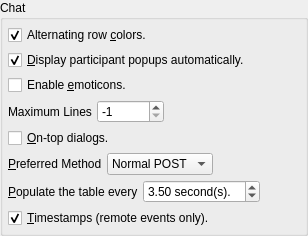
            <widget class="QGroupBox" name="groupBox_2">
             <property name="title">
              <string>Chat</string>
             </property>
             <layout class="QVBoxLayout" name="verticalLayout_4">
              <property name="spacing">
               <number>5</number>
              </property>
              <property name="leftMargin">
               <number>5</number>
              </property>
              <property name="topMargin">
               <number>5</number>
              </property>
              <property name="rightMargin">
               <number>5</number>
              </property>
              <property name="bottomMargin">
               <number>5</number>
              </property>
              <item>
               <widget class="QCheckBox" name="chatAlternatingRowColors">
                <property name="text">
                 <string>Alternating row &amp;colors.</string>
                </property>
                <property name="checked">
                 <bool>true</bool>
                </property>
               </widget>
              </item>
              <item>
               <widget class="QCheckBox" name="displayPopups">
                <property name="text">
                 <string>&amp;Display participant popups automatically.</string>
                </property>
                <property name="checked">
                 <bool>true</bool>
                </property>
               </widget>
              </item>
              <item>
               <widget class="QCheckBox" name="enableChatEmoticons">
                <property name="text">
                 <string>Enable &amp;emoticons.</string>
                </property>
               </widget>
              </item>
              <item>
               <layout class="QHBoxLayout" name="horizontalLayout_18">
                <item>
                 <widget class="QLabel" name="label_31">
                  <property name="text">
                   <string>Maximum Lines</string>
                  </property>
                 </widget>
                </item>
                <item>
                 <widget class="QSpinBox" name="chat_maximum_lines">
                  <property name="minimum">
                   <number>-1</number>
                  </property>
                  <property name="maximum">
                   <number>999999999</number>
                  </property>
                  <property name="value">
                   <number>-1</number>
                  </property>
                 </widget>
                </item>
                <item>
                 <spacer name="horizontalSpacer_9">
                  <property name="orientation">
                   <enum>Qt::Horizontal</enum>
                  </property>
                  <property name="sizeHint" stdset="0">
                   <size>
                    <width>40</width>
                    <height>20</height>
                   </size>
                  </property>
                 </spacer>
                </item>
               </layout>
              </item>
              <item>
               <widget class="QCheckBox" name="ontopChatDialogs">
                <property name="toolTip">
                 <string>Please close open windows after modifying this setting.</string>
                </property>
                <property name="text">
                 <string>&amp;On-top dialogs.</string>
                </property>
               </widget>
              </item>
              <item>
               <layout class="QHBoxLayout" name="horizontalLayout_5">
                <property name="spacing">
                 <number>5</number>
                </property>
                <item>
                 <widget class="QLabel" name="label_9">
                  <property name="text">
                   <string>&amp;Preferred Method</string>
                  </property>
                  <property name="buddy">
                   <cstring>chatSendMethod</cstring>
                  </property>
                 </widget>
                </item>
                <item>
                 <widget class="QComboBox" name="chatSendMethod">
                  <property name="sizePolicy">
                   <sizepolicy hsizetype="Preferred" vsizetype="Fixed">
                    <horstretch>0</horstretch>
                    <verstretch>0</verstretch>
                   </sizepolicy>
                  </property>
                  <property name="sizeAdjustPolicy">
                   <enum>QComboBox::AdjustToContents</enum>
                  </property>
                  <item>
                   <property name="text">
                    <string>Normal POST</string>
                   </property>
                  </item>
                  <item>
                   <property name="text">
                    <string>Artificial GET</string>
                   </property>
                  </item>
                 </widget>
                </item>
                <item>
                 <spacer name="horizontalSpacer_5">
                  <property name="orientation">
                   <enum>Qt::Horizontal</enum>
                  </property>
                  <property name="sizeHint" stdset="0">
                   <size>
                    <width>40</width>
                    <height>20</height>
                   </size>
                  </property>
                 </spacer>
                </item>
               </layout>
              </item>
              <item>
               <layout class="QHBoxLayout" name="horizontalLayout_98">
                <property name="spacing">
                 <number>5</number>
                </property>
                <item>
                 <widget class="QLabel" name="label_121">
                  <property name="text">
                   <string>&amp;Populate the table every</string>
                  </property>
                  <property name="buddy">
                   <cstring>chatUpdateInterval</cstring>
                  </property>
                 </widget>
                </item>
                <item>
                 <widget class="QDoubleSpinBox" name="chatUpdateInterval">
                  <property name="suffix">
                   <string> second(s).</string>
                  </property>
                  <property name="minimum">
                   <double>0.500000000000000</double>
                  </property>
                  <property name="maximum">
                   <double>10.000000000000000</double>
                  </property>
                  <property name="value">
                   <double>3.500000000000000</double>
                  </property>
                 </widget>
                </item>
                <item>
                 <spacer name="horizontalSpacer_68">
                  <property name="orientation">
                   <enum>Qt::Horizontal</enum>
                  </property>
                  <property name="sizeHint" stdset="0">
                   <size>
                    <width>40</width>
                    <height>20</height>
                   </size>
                  </property>
                 </spacer>
                </item>
               </layout>
              </item>
              <item>
               <widget class="QCheckBox" name="chatTimestamps">
                <property name="text">
                 <string>&amp;Timestamps (remote events only).</string>
                </property>
                <property name="checked">
                 <bool>true</bool>
                </property>
               </widget>
              </item>
             </layout>
            </widget>
